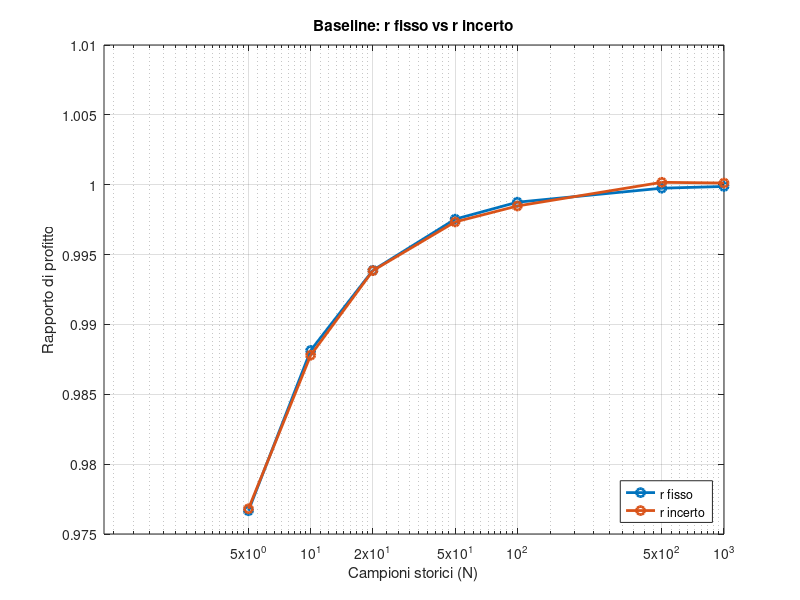

MATLAB code for this plot: (Note: this script raises an error after producing the figure.)
clc; clear; close all;

%% 1. CARICAMENTO DATI
try
    load('all_results.mat');
    disp('Dati caricati con successo da all_results.mat');
catch
    error('File all_results.mat non trovato. Esegui prima lo script di simulazione.');
end

%% 2. CARTELLA FIGURE
figure_directory = fullfile(pwd, 'figures');
if ~exist(figure_directory, 'dir')
    mkdir(figure_directory);
end

%% 3. VARIABILI DI COMODO
N = results.config.sample_size;
cr_scan = results.scans.CuCo;
cv_scan = results.scans.MuSigma;

%% 4. LEGENDE DINAMICHE
leg_cr = cell(length(cr_scan), 1);
for i = 1:length(cr_scan)
    leg_cr{i} = ['CR = ', num2str(cr_scan(i))];
end

leg_cv = cell(length(cv_scan), 1);
for i = 1:length(cv_scan)
    leg_cv{i} = ['CV = ', num2str(cv_scan(i))];
end

%% 5. LIMITI Y CONDIVISI PER FIGURE ACCOPPIATE

% Figura 2: scan costi
y2_all = [results.exp3.profit_ratio(:); results.exp4.profit_ratio(:)];
y2_min = min(y2_all);
y2_max = max(y2_all);
y2_margin = 0.02 * (y2_max - y2_min);
if y2_margin == 0
    y2_margin = 0.001;
end
ylim_fig2 = [y2_min - y2_margin, y2_max + y2_margin];

% Figura 3: scan volatilità
y3_all = [results.exp5.profit_ratio(:); results.exp6.profit_ratio(:)];
y3_min = min(y3_all);
y3_max = max(y3_all);
y3_margin = 0.02 * (y3_max - y3_min);
if y3_margin == 0
    y3_margin = 0.001;
end
ylim_fig3 = [y3_min - y3_margin, y3_max + y3_margin];

%% FIGURA 1: BASELINE
figure(1)
semilogx(N, results.exp1.profit_ratio, '-o', 'LineWidth', 2, 'MarkerSize', 6)
hold on
semilogx(N, results.exp2.profit_ratio, '-o', 'LineWidth', 2, 'MarkerSize', 6)
grid on

xlabel('Campioni storici (N)')
ylabel('Rapporto di profitto')
title('Baseline: r fisso vs r incerto')
legend('r fisso', 'r incerto', 'Location', 'southeast')

xticks(N)
xticklabels(string(N))
xlim([min(N), max(N)])

exportgraphics(gcf, fullfile(figure_directory, 'figura1_baseline.png'), 'Resolution', 300);

%% FIGURA 2: SCAN COSTI
figure(2)

subplot(1,2,1)
semilogx(N, results.exp3.profit_ratio, '-', 'LineWidth', 1.5)
grid on
xlabel('Campioni storici (N)')
ylabel('Rapporto di profitto')
title('Scan Costi (r fisso)')
legend(leg_cr, 'Location', 'southeast')
xticks(N)
xticklabels(string(N))
xlim([min(N), max(N)])
ylim(ylim_fig2)

subplot(1,2,2)
semilogx(N, results.exp4.profit_ratio, '-', 'LineWidth', 1.5)
grid on
xlabel('Campioni storici (N)')
ylabel('Rapporto di profitto')
title('Scan Costi (r incerto)')
legend(leg_cr, 'Location', 'southeast')
xticks(N)
xticklabels(string(N))
xlim([min(N), max(N)])
ylim(ylim_fig2)

exportgraphics(gcf, fullfile(figure_directory, 'figura2_scan_costi.png'), 'Resolution', 300);

%% FIGURA 3: SCAN VOLATILITA DOMANDA
figure(3)

subplot(1,2,1)
semilogx(N, results.exp5.profit_ratio, '-', 'LineWidth', 1.5)
grid on
xlabel('Campioni storici (N)')
ylabel('Rapporto di profitto')
title('Scan Volatilità (r fisso)')
legend(leg_cv, 'Location', 'southeast')
xticks(N)
xticklabels(string(N))
xlim([min(N), max(N)])
ylim(ylim_fig3)

subplot(1,2,2)
semilogx(N, results.exp6.profit_ratio, '-', 'LineWidth', 1.5)
grid on
xlabel('Campioni storici (N)')
ylabel('Rapporto di profitto')
title('Scan Volatilità (r incerto)')
legend(leg_cv, 'Location', 'southeast')
xticks(N)
xticklabels(string(N))
xlim([min(N), max(N)])
ylim(ylim_fig3)

exportgraphics(gcf, fullfile(figure_directory, 'figura3_scan_volatilita.png'), 'Resolution', 300);

%% FIGURA 4: CONVERGENZA ERRORE SU SIGMA
figure(4)
semilogx(N, results.exp5.relsigma, '-o', 'LineWidth', 1.5, 'MarkerSize', 5)
grid on

xlabel('Campioni storici (N)')
ylabel('Errore relativo su \sigma')
title('Convergenza della stima della deviazione standard')
legend(leg_cv, 'Location', 'northeast')

xticks(N)
xticklabels(string(N))
xlim([min(N), max(N)])

exportgraphics(gcf, fullfile(figure_directory, 'figura4_convergenza_sigma.png'), 'Resolution', 300);

disp('Tutte le figure sono state generate e salvate nella cartella "figures".');
